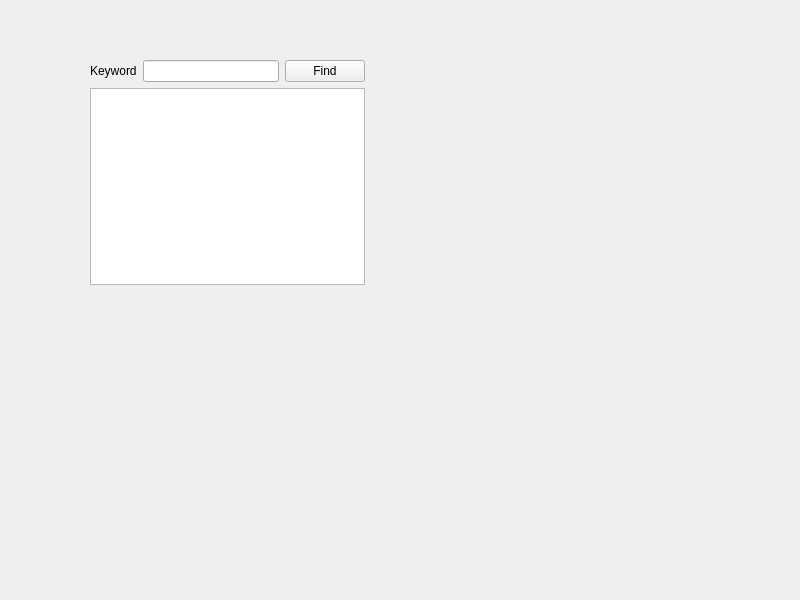
<?xml version="1.0" encoding="UTF-8"?>
<ui version="4.0">
 <class>TextFinder</class>
 <widget class="QWidget" name="TextFinder">
  <property name="geometry">
   <rect>
    <x>0</x>
    <y>0</y>
    <width>800</width>
    <height>600</height>
   </rect>
  </property>
  <property name="windowTitle">
   <string>TextFinder</string>
  </property>
  <widget class="QWidget" name="">
   <property name="geometry">
    <rect>
     <x>90</x>
     <y>60</y>
     <width>275</width>
     <height>225</height>
    </rect>
   </property>
   <layout class="QVBoxLayout" name="verticalLayout">
    <item>
     <layout class="QHBoxLayout" name="horizontalLayout">
      <item>
       <widget class="QLabel" name="label">
        <property name="text">
         <string>Keyword</string>
        </property>
       </widget>
      </item>
      <item>
       <widget class="QLineEdit" name="lineEdit"/>
      </item>
      <item>
       <widget class="QPushButton" name="findButton">
        <property name="text">
         <string>Find</string>
        </property>
       </widget>
      </item>
     </layout>
    </item>
    <item>
     <widget class="QTextEdit" name="textEdit"/>
    </item>
   </layout>
  </widget>
 </widget>
 <resources/>
 <connections/>
</ui>
